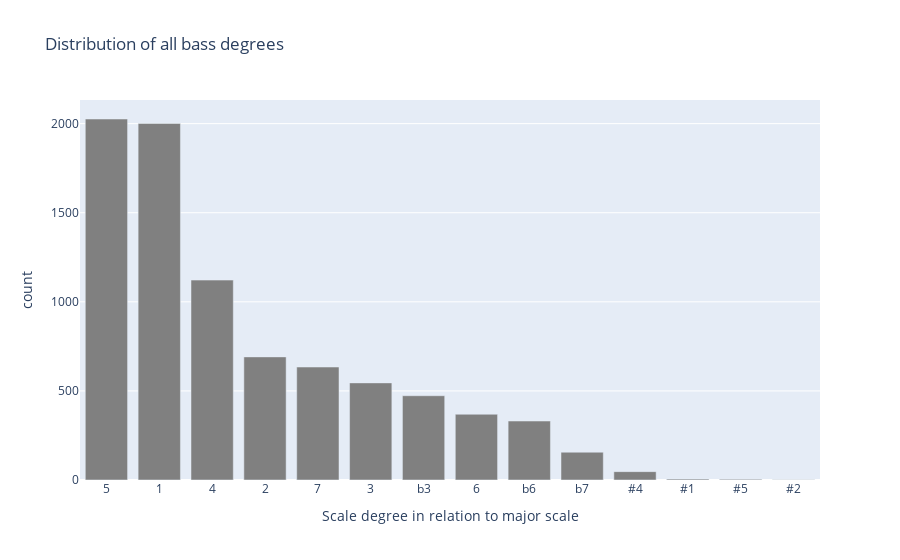

Write notebook code for a chart like this one.
### Code cell
bd = df.bass_note.value_counts()
print(f"N = {len(df)}")
fig = px.bar(x=fifths2sd(bd.index.to_list()), y=bd.values, 
             labels=dict(x='Scale degree in relation to major scale', y='count'),
             title="Distribution of all bass degrees",
             color_discrete_sequence =['grey']*len(bd_min))
fig.update_xaxes(type='category')
fig.show()

### Figure 1 — Plotly figure (JSON) as saved in the notebook; plotly's stock layout.template omitted (floating-point values rounded to 4 significant figures)
{"data": [{"alignmentgroup": "True", "hovertemplate": "Scale degree in relation to major scale=%{x}<br>count=%{y}<extra></extra>", "legendgroup": "", "marker": {"color": "grey", "pattern": {"shape": ""}}, "name": "", "offsetgroup": "", "orientation": "v", "showlegend": false, "textposition": "auto", "type": "bar", "x": ["5", "1", "4", "2", "7", "3", "b3", "6", "b6", "b7", "#4", "#1", "#5", "#2"], "xaxis": "x", "y": [2026, 2001, 1122, 691, 634, 545, 473, 369, 331, 156, 47, 5, 4, 2], "yaxis": "y"}], "layout": {"autosize": true, "barmode": "relative", "legend": {"tracegroupgap": 0}, "title": {"text": "Distribution of all bass degrees"}, "xaxis": {"anchor": "y", "autorange": true, "domain": [0, 1], "range": [-0.5, 13.5], "title": {"text": "Scale degree in relation to major scale"}, "type": "category"}, "yaxis": {"anchor": "x", "autorange": true, "domain": [0, 1], "range": [0, 2133.0], "title": {"text": "count"}, "type": "linear"}}}
